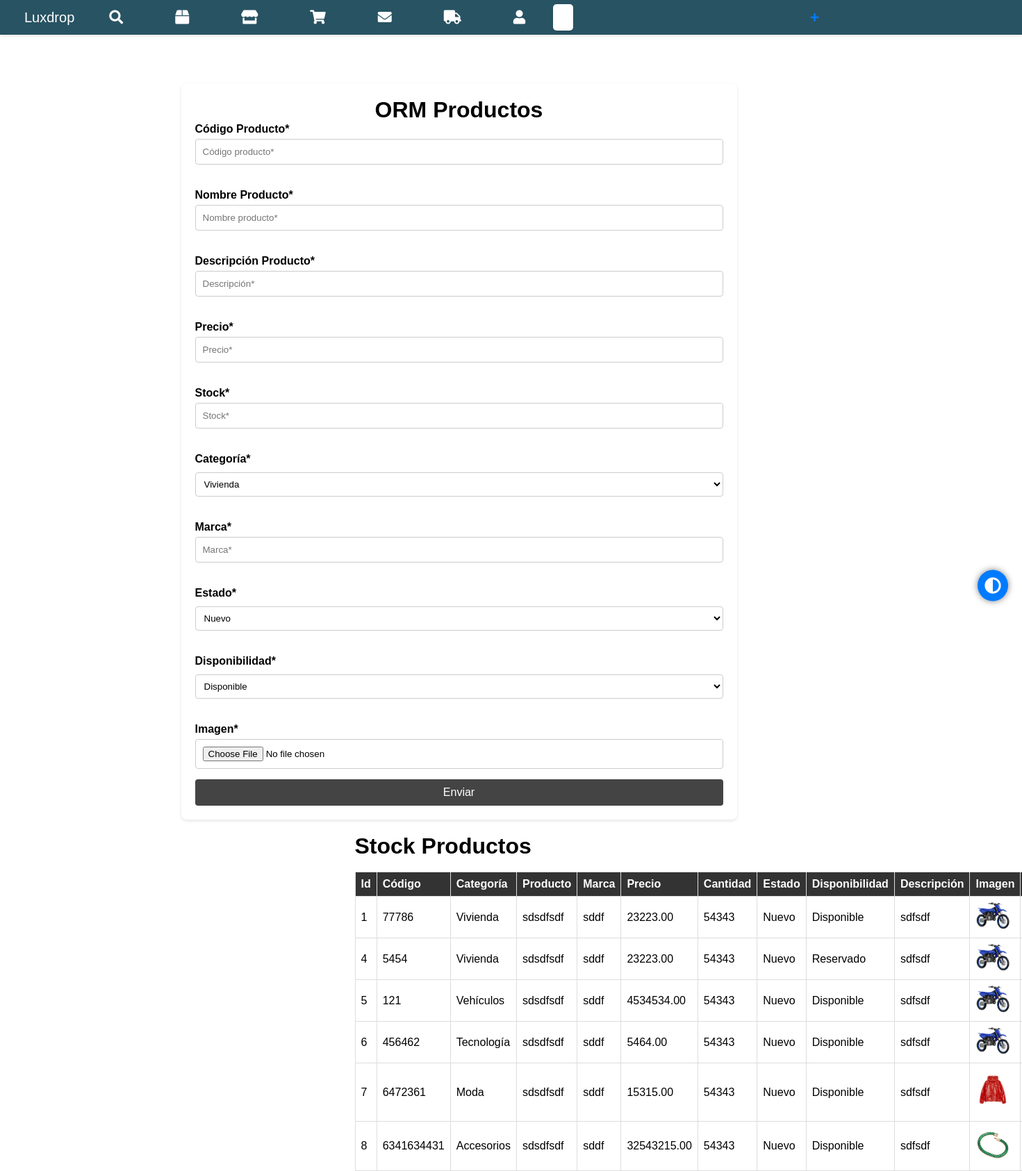
/products/, run on an earlier commit of the app's database.
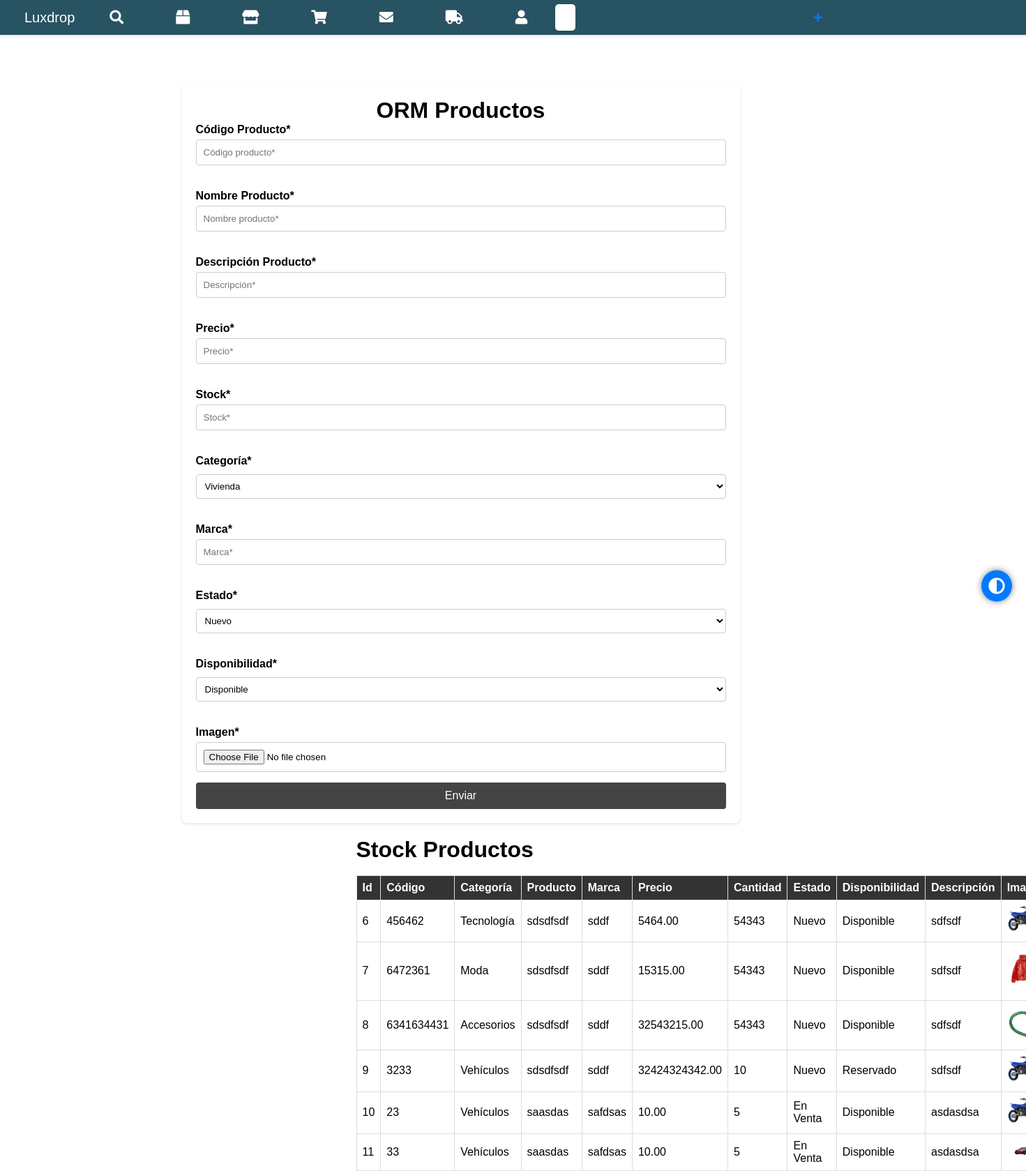
And on a later commit of the database.
### Lucky/models.py (models this page shows, shortened)
class Product(models.Model):
    DISPONIBILITY_CHOICES = [
    ('available', 'Disponible'),
    ('out_of_stock', 'Agotado'),
    ('coming_soon', 'Próximamente Disponible'),
    ('reserved', 'Reservado'),
    ('discontinued', 'Descontinuado'),
    ('in_transit', 'En Tránsito'),
    ('pending', 'Pendiente'),
    ('returned', 'Devuelto'),
    ('under_repair', 'En Reparación'),
    ('not_for_sale', 'No Disponible para Venta'),
    ('being_retired', 'En Proceso de Retiro'),
    ('in_negotiation', 'En Negociación'),
    ('sold_out', 'Agotado'),
    ('available_now', 'Disponible Ahora'),
    ('temporarily_unavailable', 'Temporalmente No Disponible'),
    ('pre_order', 'Preorden'),
    ('backorder', 'Pedido Pendiente'),
    ('special_order', 'Pedido Especial'),
    ('limited_stock', 'Stock Limitado'),
    ('awaiting_restock', 'Esperando Reabastecimiento'),
    ('to_be_demolished', 'Para Ser Demolido'),
    ]
    STATE_CHOICES = [
    ('NEW', 'Nuevo'),
    ('USED', 'Usado'),
    ('REFURBISHED', 'Reacondicionado'),
    ('DAMAGED', 'Dañado'),
    ('OPEN_BOX', 'Caja Abierta'),
    ('FOR_PARTS', 'Para Piezas'),
    ('for_sale', 'En Venta'),
    ('for_rent', 'En Renta'),
    ('sale_in_progress', 'En Proceso de Venta'),
    ('rented', 'Rentada'),
    ('under_contract', 'Bajo Contrato'),
    ('available_soon', 'Disponible Pronto'),
    ('under_renovation', 'En Renovación'),
    ('under_maintenance', 'En Mantenimiento'),
    ('under_construction', 'En Construcción'),
    ('new_listing', 'Nuevo Listado'),
    ('off_market', 'Fuera del Mercado'),
    ('foreclosed', 'Embargada'),
    ('auction', 'Subasta'),
    ('pending_inspection', 'Pendiente de Inspección'),
    ('contingent', 'Contingente'),
    ('move_in_ready', 'Listo para Mudanza'),
    ('fixer_upper', 'Para Renovar'),
    ('historical', 'Histórico'),
    ('luxury', 'Lujo'),
    ('eco_friendly', 'Ecológico'),
    ]
    CATEGORY_CHOICES = [
    ('housing', 'Vivienda'),
    ('vehicles', 'Vehículos'),
    ('technology', 'Tecnología'),
    ('fashion', 'Moda'),
    ('accessories', 'Accesorios'),
    ]
    code= models.IntegerField(unique=True)
    name = models.CharField(max_length=100)
    description = models.TextField()
    price = models.DecimalField(max_digits=13, decimal_places=2)
    stock = models.IntegerField()
    categories = models.CharField(max_length=20, choices=CATEGORY_CHOICES, blank=True, null=True, default='technology')
    brand = models.CharField(max_length=100)
    disponibility = models.CharField(max_length=50, choices=DISPONIBILITY_CHOICES, blank=True, null=True, default='coming_soon')
    state = models.CharField(max_length=20, choices=STATE_CHOICES, blank=True, null=True, default='NEW')
    image = models.ImageField(upload_to="images/")
    class Meta:
        db_table = 'Products'  # Asegúrate de que el nombre de la tabla es correcto
        verbose_name = _('product')
        verbose_name_plural = _('product')

### Lucky/views.py (the view)
# urls.py: path('products/', views.products, name='products'),
def products(request):
    if request.method == 'POST':
        logger.debug("POST request received.")
        form = ProductForm(request.POST, request.FILES)
        if form.is_valid():
            form.save()
            logger.debug("Form is valid.")
            messages.success(request, 'Producto creado exitosamente.')
            return redirect('products')  # Redirigir a una vista de lista de productos o alguna otra vista de éxito
        else:
            logger.warning("Formulario no válido: %s", form.errors)
            messages.error(request, 'Error al crear el producto. Por favor revise los datos ingresados.')
    else:
        logger.debug("GET request received.")
        form = ProductForm()
    products = Product.objects.all()
    return render(request, 'products.html', {'form': form, 'products': products})

### Lucky/forms.py
class ProductForm(forms.ModelForm):
    class Meta:
        model = Product
        fields = ['id', 'code', 'name', 'description', 'price', 'stock', 'categories', 'brand', 'state', 'disponibility', 'image']
        widgets = {
            'categories': forms.Select(choices=Product.CATEGORY_CHOICES),
            'state': forms.Select(choices=Product.STATE_CHOICES),
            'disponibility': forms.Select(choices=Product.DISPONIBILITY_CHOICES),
        }

### templates/products.html (shortened to what the changed rows need)
{% load static %}
<!DOCTYPE html>
<html lang="en">
<head>
    <link rel="stylesheet" href="https://cdnjs.cloudflare.com/ajax/libs/font-awesome/5.15.4/css/all.min.css">
    <link rel="stylesheet" href="{% static '../static/css/style.css' %}">
</head>
<body>
           {% include 'header.html' %}
            <div class="orm-prod-formulario">
                <h1>ORM Productos</h1>
            </div>
            <main class="delivery-table">
                <h1>Stock Productos</h1>
                <table class="deliveries-table">
                    <thead>
                        <tr>
                            <th>Id</th>
                            <th>Código</th>
                            <th>Categoría</th>
                            <th>Producto</th>
                            <th>Marca</th>
                            <th>Precio</th>
                            <th>Cantidad</th>
                            <th>Estado</th>
                            <th>Disponibilidad</th>
                            <th>Descripción</th>
                            <th>Imagen</th>
                            <th>Acciones</th>
                        </tr>
                    </thead>
                    <br>
                    <tbody>
                        {% for product in products %}
                        <tr>
                            <td>{{ product.id }}</td>
                            <td>{{ product.code }}</td>
                            <td>{{ product.get_categories_display }}</td>
                            <td>{{ product.name }}</td>
                            <td>{{ product.brand }}</td>
                            <td>{{ product.price }}</td>
                            <td>{{ product.stock }}</td>
                            <td>{{ product.get_state_display }}</td>
                            <td>{{ product.get_disponibility_display }}</td>
                            <td>{{ product.description }}</td>
                            <td><img src="{{ product.image.url }}" alt="{{ product.name }}" style="width: 50px; height: auto;"></td>
                            <td>
                            </td>
                        </tr>
                        {% empty %}
                        <tr>
                            <td colspan="10">No hay productos disponibles.</td>
                        </tr>
                        {% endfor %}
                    </tbody>
                </table>
            </main>
    {% include 'modal_lugares.html' %}
</body>
</html>

What changed in the data, as far as the page shows it:
removed Product: id "1", code "77786", categories "Vivienda", name "sdsdfsdf", brand "sddf", price "23223.00", stock "54343", state "Nuevo", disponibility "Disponible", description "sdfsdf", image (picture)
removed Product: id "4", code "5454", categories "Vivienda", name "sdsdfsdf", brand "sddf", price "23223.00", stock "54343", state "Nuevo", disponibility "Reservado", description "sdfsdf", image (picture)
removed Product: id "5", code "121", categories "Vehículos", name "sdsdfsdf", brand "sddf", price "4534534.00", stock "54343", state "Nuevo", disponibility "Disponible", description "sdfsdf", image (picture)
added Product: id "9", code "3233", categories "Vehículos", name "sdsdfsdf", brand "sddf", price "32424324342.00", stock "10", state "Nuevo", disponibility "Reservado", description "sdfsdf", image (picture)
added Product: id "10", code "23", categories "Vehículos", name "saasdas", brand "safdsas", price "10.00", stock "5", state "En Venta", disponibility "Disponible", description "asdasdsa", image (picture)
added Product: id "11", code "33", categories "Vehículos", name "saasdas", brand "safdsas", price "10.00", stock "5", state "En Venta", disponibility "Disponible", description "asdasdsa", image (picture)
